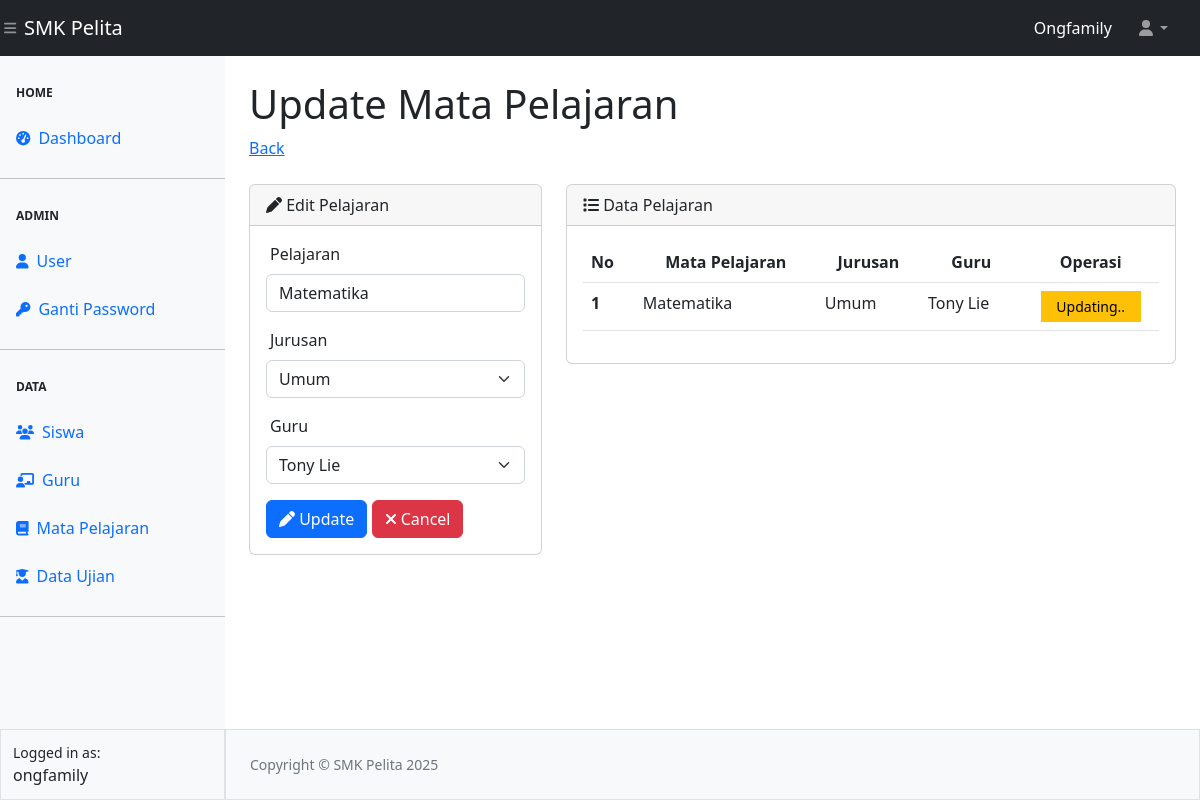
The page /pelajaran/edit-pelajaran.php?id=1 (signed in) on the database its author committed.
### tables this page shows
CREATE TABLE `tbl_pelajaran` (
  `id` int(11) NOT NULL,
  `pelajaran` varchar(50) NOT NULL,
  `jurusan` varchar(50) NOT NULL,
  `guru` varchar(50) NOT NULL
);

### pelajaran/edit-pelajaran.php (the view, shortened to what this page needs)
<?php
require_once "../config.php";
require_once "../template/header.php";
require_once "../template/navbar.php";
require_once "../template/sidebar.php";
$id = $_GET['id'];
$queryPelajaran = mysqli_query($koneksi, "SELECT * FROM tbl_pelajaran WHERE id = '$id' ");
$data = mysqli_fetch_array($queryPelajaran);
?>
<div id="layoutSidenav_content">
	<main>
		<div class="container-fluid px-4">
			<h1 class="mt-4">Update Mata Pelajaran</h1>
				<ol class="breadcrumb mb-4">
					<li class="breadcrumb-item"><a href="pelajaran.php">Back</a></li>
                </ol>
				<div class="row">
					<div class="col-4">
						<div class="card">
							<div class="card-header">
								<i class="fa-solid fa-pen"></i> Edit Pelajaran
							</div>
							<div class="card-body">
								<form action="proses-pelajaran.php" method="POST">
									<div class="mb-3">
										<label for="pelajaran" class="form-label ps-1">Pelajaran</label>
										<input type="text" class="form-control" id="pelajaran" name="pelajaran"
										placeholder="Nama Pelajaran" value="<?= $data['pelajaran'] ?>" required>
									</div>
									<div class="mb-3">
										<label for="jurusan" class="form-label ps-1">Jurusan</label>
										<select name="jurusan" id="jurusan" class="form-select" required>
											<?php
											$jurusan = ["Umum","Kimia Industri","Kimia Analis"];
											foreach($jurusan as $jrs){
												if($data['jurusan'] == $jrs){ ?>
													<option value="<?= $jrs ?>" selected>
													<?= $jrs ?></option>
												<?php } else { ?>
													<option value="<?= $jrs ?>">
													<?= $jrs ?></option>
													<?php
												}
											}
											?>
										</select>
									</div>
									<div class="mb-3">
										<label for="guru" class="form-label ps-1">Guru</label>
										<select name="guru" id="guru" class="form-select" required>
											<?php
											$queryGuru = mysqli_query($koneksi, "SELECT * FROM tbl_guru");
											while($dataGuru = mysqli_fetch_array($queryGuru)){
												if($data['guru'] == $dataGuru['nama']){
												?>
												<option value="<?= $dataGuru['nama'] ?>" selected>
												<?= $dataGuru['nama'] ?></option>
												<?php } else { ?>
												<option value="<?= $dataGuru['nama'] ?>">
												<?= $dataGuru['nama'] ?></option>
												<?php
													}
												}
											?>
										</select>
									</div>
										<button type="submit" class="btn btn-primary" name="update">
										<i class="fa-solid fa-pen"></i> Update</button>
										<a href="pelajaran.php" class="btn btn-danger">
										<i class="fa-solid fa-xmark"></i> Cancel</a>
								</form>
							</div>
						</div>
					</div>
					<div class="col-8">
						<div class="card">
						<div class="card-header">
							<i class="fa-solid fa-list"></i> Data Pelajaran
						</div>
						<div class="card-body">
							<table class="table table-hover">
								<thead>
									<tr>
										<th scope="col">No</th>
										<th scope="col"><center>Mata Pelajaran</center></th>
										<th scope="col"><center>Jurusan</center></th>
										<th scope="col"><center>Guru</center></th>
										<th scope="col"><center>Operasi</center></th>
									</tr>
								</thead>
								<tbody>
									<?php
									$no = 1;
									?>
									<tr>
										<th scope="row"><?= $no ?></th>
										<td><?= $data['pelajaran'] ?></td>
										<td><?= $data['jurusan'] ?></td>
										<td><?= $data['guru'] ?></td>
										<td align="center">
											<button type="button" class="btn btn-sm btn-warning rounded-0 col-10">Updating..</button>
										</td>
									</tr>
								</tbody>
							</table>
						</div>
						</div>
					</div>
				</div>
		</div>
	</main>
<?php
require_once "../template/footer.php";
?>

### rows shown on the page
tbl_pelajaran: pelajaran "Matematika", jurusan "Umum", guru "Tony Lie"

### other values the page prints
$_SESSION["ssUser"] "Ongfamily"
$_SESSION["ssUser"] "ongfamily"
$no "1"
form field guru "Tony Lie"
